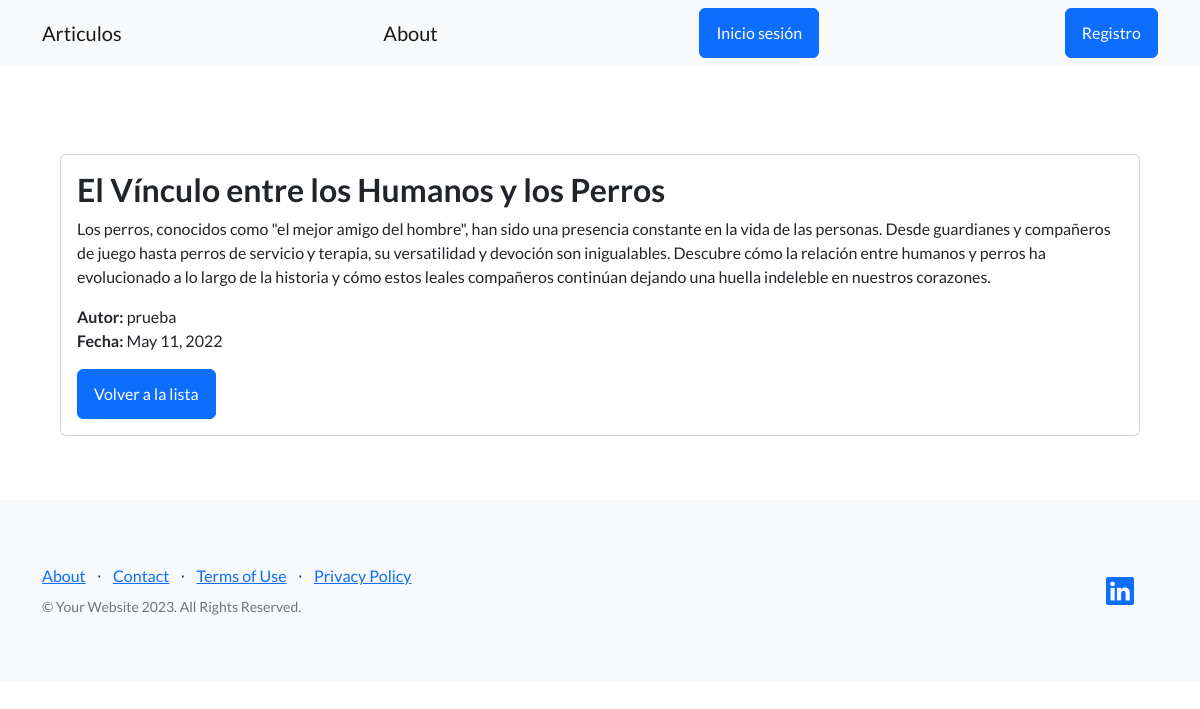
Page /blog/pages/14/ on the committed database.
### blog_mascotas/models.py (models this page shows, shortened)
class Articulo(models.Model):
    autor = models.ForeignKey(User, on_delete=models.SET_NULL, null=True)
    titulo = models.CharField(max_length=256)
    subtitulo = models.CharField(max_length=256)
    cuerpo = models.CharField(max_length=5656) #RichTextField
    fecha = models.DateField()

### blog_mascotas/views.py (the view)
class ArticuloDetailView(DetailView):  # Vista detallada
    model = Articulo
    template_name = 'control_estudios/detalle_articulo.html'
    success_url = reverse_lazy('control_estudios/detalle_articulo')

### blog_mascotas/templates/control_estudios/detalle_articulo.html (shortened to what this page needs)
{% extends "base.html" %}
{% block contenido %}
<div class="container mt-4">
    <div class="card">
        <div class="card-body">
            <h2 class="card-title">{{ object.titulo }}</h2>
            <p class="card-text">{{ object.cuerpo }}</p>
            <p class="card-text">
                <strong>Autor:</strong> {{ object.autor }}
                <br>
                <strong>Fecha:</strong> {{ object.fecha }}
            </p>
            <a href="{% url 'pages' %}" class="btn btn-primary">Volver a la lista</a>
        </div>
    </div>
</div>
{% endblock contenido %}

### rows in the picture
Articulo: titulo "El Vínculo entre los Humanos y los Perros", cuerpo "Los perros, conocidos como \"el mejor amigo del hombre\", han sido una presencia constante en la vida de las personas. Desde guardianes y compañeros de juego hasta perros de servicio y terapia, su versatilidad y devoción son inigualables. Descubre cómo la relación entre humanos y perros ha evolucionado a lo largo de la historia y cómo estos leales compañeros continúan dejando una huella indeleble en nuestros corazones.", autor "prueba", fecha "May 11, 2022"
